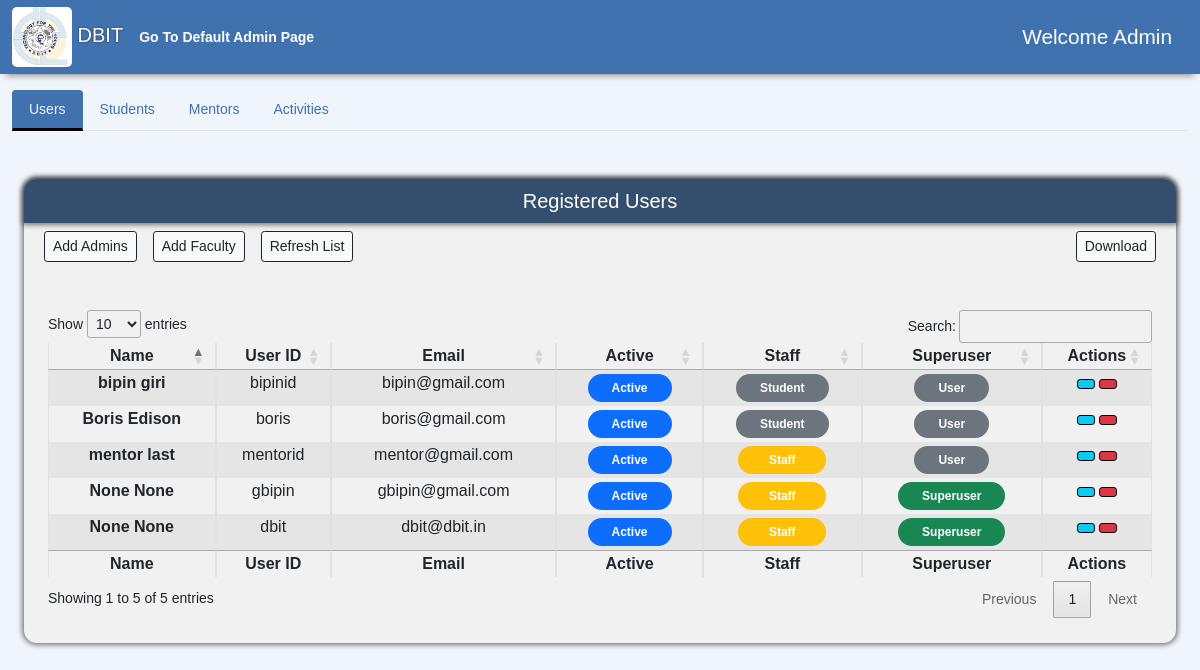
/AdminPage/ (signed in), run on an earlier commit of the app's database.
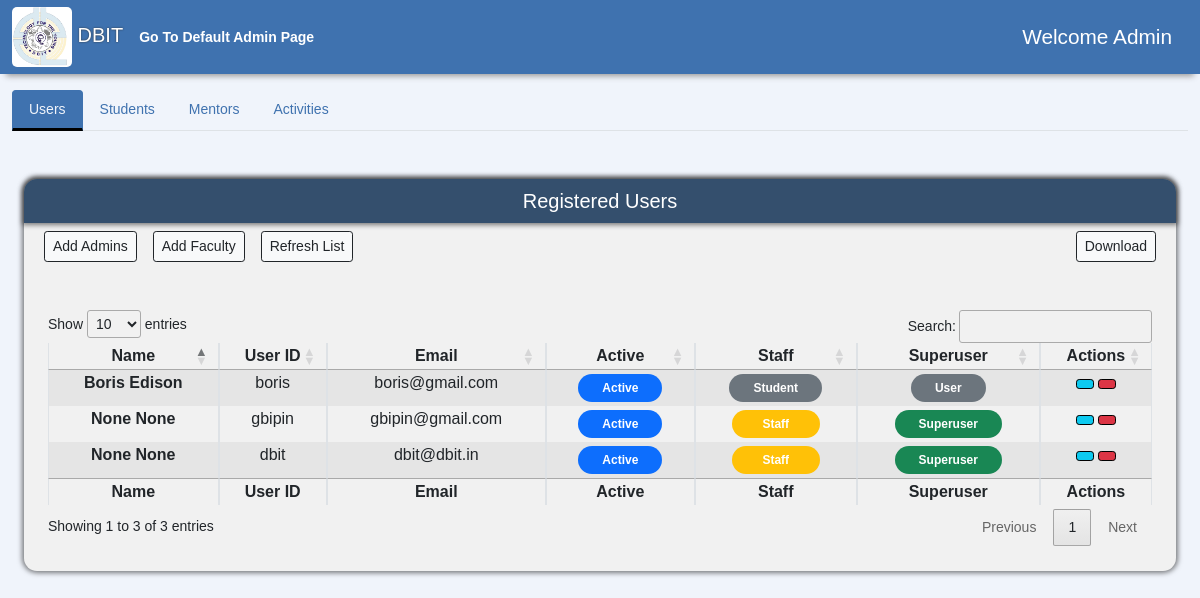
And on a later commit of the database.
### accounts/models.py (models this page shows, shortened)
class User(AbstractUser):
    usr_id = models.CharField(max_length=50, unique=True)
    username = None
    email = models.EmailField(max_length=255, unique=True)
    created_on = models.DateTimeField(auto_now_add=True)
    is_active = models.BooleanField(default=True)
    is_staff = models.BooleanField(default=False)
    is_superuser = models.BooleanField(default=False)
    first_name = models.CharField(max_length=50, null=True)
    last_name = models.CharField(max_length=50, null=True)
    middle_name = models.CharField(max_length=50, null=True)
    phone = models.CharField(max_length=10, null=True, blank=True)
    profile_img = models.ImageField(
        default='logo.png', null=True, blank=True, upload_to='images/')
    USERNAME_FIELD = 'email'
    REQUIRED_FIELDS = ['usr_id', ]
    objects = CustomUserManager()

### AdminPage/views.py (the view)
# urls.py: path('', views.Adminpage, name= 'admin'),
@login_required(login_url='Login')
def Adminpage(request):
    if request.user.is_superuser:
        users = User.objects.all()
        context = {'users': users}
        return render(request,'AdminPage/admin-user.html',context)
    else:
        return HttpResponse("You are not authorized to view this page")

### AdminPage/templates/AdminPage/admin-user.html (shortened to what this page needs)
{% extends "admin.html" %}
{% load static %}
{% block userTabButton %}
<button class="nav-link active" id="nav-users-tab" data-bs-toggle="tab" data-bs-target="#nav-users" type="button" role="tab" aria-controls="nav-users-tab" aria-selected="true">
    Users
</button>
{% endblock %}
{% block userTabContent %}
<div class="tab-pane fade show active" id="nav-users" role="tabpanel" aria-labelledby="nav-users-tab">
    <div class="container-fluid mb-5">
        <div class="sidebar flex-shrink-0 dashboard-navigation">
            <div class="sidebar-heading d-flex align-items-center justify-content-center">
                <h5>Registered Users</h5>
            </div>
            <div class="container-fluid" style="overflow-x: auto;">
                <div class="d-flex bd-highlight mb-3">
                    <div class="p-2 bd-highlight">
                        <button type="button" onclick="window.location.href = '{% url 'AdminRegister'  %}';" class="btn btn-light meetings-btn ms-auto btn-sm btn-outline-dark" data-bs-toggle="modal" data-bs-target="#staticBackdrop">
                            Add Admins
                        </button>
                    </div>
                    <div class="p-2 bd-highlight">
                        <button type="button" onclick="window.location.href = '{% url 'FacultyRegister'  %}';" class="btn btn-light meetings-btn ms-auto btn-sm btn-outline-dark" data-bs-toggle="modal" data-bs-target="#staticBackdrop">
                            Add Faculty
                        </button>
                    </div>
                    <div class="p-2 bd-highlight">
                        <button type="button" onClick="window.location.reload()" class="btn btn-light  btn-sm btn-outline-dark" type="button" id="dropdownMenuButton1" data-bs-toggle="dropdown" aria-expanded="false">
                            Refresh List
                        </button>
                    </div>
                    <div class="ms-auto p-2 bd-highlight">
                        <button type="button" onclick="window.location.href = '{% url 'Edit'  %}';" class="btn btn-light meetings-btn ms-auto btn-sm btn-outline-dark" data-bs-toggle="modal" data-bs-target="#staticBackdrop">
                            Download
                        </button>
                    </div>
                </div>
            </div>
            <div class="table-div m-4 mt-4 mb-4">
                <table class="table table-striped table-bordered" style="widows: 100%;" id="user-table">
                    <thead>
                        <tr>
                            <th scope="col" class="px-2 py-1 text-center">Name</th>
                            <th scope="col" class="px-2 py-1 text-center">User ID</th>
                            <th scope="col" class="px-2 py-1 text-center">Email</th>
                            <th scope="col" class="px-2 py-1 text-center">Active</th>
                            <th scope="col" class="px-2 py-1 text-center">Staff</th>
                            <th scope="col" class="px-2 py-1 text-center">Superuser</th>
                            <th scope="col" class="px-2 py-1 text-center">Actions</th>
                        </tr>
                    </thead>
                    <tbody>
                        {% for user in users %}
                        <tr>
                            <th scope="row" class="px-2 py-1 text-center">{{user.first_name}} {{ user.last_name}}</th>
                            <td class="px-2 py-1 text-center">{{user.usr_id}}</td>
                            <td class="px-2 py-1 text-center">{{user.email}}</td>
                            <td class="px-2 py-1 text-center">
                                {% if user.is_active %}
                                <span class="badge bg-primary rounded-pill px-4 py-2">Active</span> {% else %}
                                <span class="badge bg-danger rounded-pill px-4 py-2">Inactive</span> {% endif %}
                          </td>
                            <td class="px-2 py-1 text-center">
                                {% if user.is_staff %}
                                <span class="badge bg-warning rounded-pill px-4 py-2">&nbsp Staff &nbsp</span> {% else %}
                                <span class="badge bg-secondary rounded-pill px-4 py-2">Student</span> {% endif %}
                            </td>
                            <td class="px-2 py-1 text-center">
                                {% if user.is_superuser %}
                                <span class="badge bg-success rounded-pill px-4 py-2">Superuser</span> {% else %}
                                <span class="badge bg-secondary rounded-pill px-4 py-2">User</span> {% endif %}
                            </td>
                            <td class="px-2 py-1 text-center" >
                                <button type="button" class="btn btn-info ms-auto btn-sm" style="border-color: black" {% if user.is_superuser %} onClick="window.location.reload()" {% else %} onClick="window.location.href='{% url 'update-user' user.usr_id %}'" {% endif %}>
                                </button>
                                <form action="{% url 'delete-user' user.id %}" class="mb-0" style="display: inline-block" method='POST'>
                                    <button type="submit" class="btn btn-danger ms-auto btn-sm" style="border-color: black" onClick="return confirm('Are you sure Do you want to delete this user/account ?');">
                                    </button>
                                </form>
                            </td>
                        </tr>
                        {% endfor %}
                    </tbody>
                    <tfoot>
                        <tr>
                            <th scope="col" class="px-2 py-1 text-center">Name</th>
                            <th scope="col" class="px-2 py-1 text-center">User ID</th>
                            <th scope="col" class="px-2 py-1 text-center">Email</th>
                            <th scope="col" class="px-2 py-1 text-center">Active</th>
                            <th scope="col" class="px-2 py-1 text-center">Staff</th>
                            <th scope="col" class="px-2 py-1 text-center">Superuser</th>
                            <th scope="col" class="px-2 py-1 text-center">Actions</th>
                        </tr>
                    </tfoot>
                </table>
            </div>
        </div>
    </div>
</div>
{% endblock %}

### templates/admin.html (shortened to what this page needs)
{% load static %}
<html lang="en">
<head>
    <link href="https://cdn.jsdelivr.net/npm/bootstrap@5.1.3/dist/css/bootstrap.min.css" rel="stylesheet">
    <link rel="stylesheet" type="text/css" href="https://cdn.datatables.net/1.12.1/css/jquery.dataTables.css">
    <link href="{% static 'vendor/bootstrap/bootstrap.min.css' %}" rel="stylesheet">
    <link rel="stylesheet" href="{% static 'css/navbar.css' %}">
    <link rel="stylesheet" href="{% static 'css/admin.css' %}">
    <link rel="stylesheet" href="{% static 'css/edit.css' %}">
</head>
<body>
    <nav class="navbar navbar-main sticky-top navbar-expand-lg">
        <div class="container-fluid">
            <a class="navbar-brand" href="#">
                <img src="{% static 'content/logo.png' %}" class="image2" alt="" >
                DBIT
            </a>
            <a href='/../def_admin-Page-django/' <span><strong> Go To Default Admin Page </strong></span></a>
            <div class="collapse navbar-collapse" id="navbar-content">
                <div class="ms-auto admin-greeting">
                    Welcome  Admin
                </div>
            </div>
        </div>
    </nav>
    <div class="container-fluid">
        <nav class="">
            <div class="nav nav-tabs mt-3" id="nav-tab" role="tablist">
                {% block userTabButton %}{% endblock %}
                {% block studentTabButton %}
                <button class="nav-link" id="nav-students-tab" onclick="window.location.href = '{% url 'admin-student' %}';" data-bs-toggle="tab" data-bs-target="#nav-students" type="button" role="tab" aria-controls="nav-students-tab" aria-selected="false">
                    Students
                </button>
                {% endblock %}
                {% block mentorTabButton %}
                <button class="nav-link" id="nav-mentors-tab" onclick="window.location.href = '{% url 'admin-mentor' %}';" data-bs-toggle="tab" data-bs-target="#nav-mentors" type="button" role="tab" aria-controls="nav-mentors-tab" aria-selected="false">
                    Mentors
                </button>
                {% endblock %}
                {% block activitiesTabButton %}
                <button class="nav-link" id="nav-activities-tab" onclick="window.location.href = '{% url 'admin-activity' %}';" data-bs-toggle="tab" data-bs-target="#nav-activities" type="button" role="tab" aria-controls="nav-activities" aria-selected="false">
                    Activities
                </button>
                {% endblock %}
            </div>
        </nav>
        <div class="tab-content mt-5" id="nav-tabContent">
            {% block userTabContent %}
            {% endblock %}
        </div>
    </div>
</body>
</html>

### MPT/static/css/navbar.css (style rules this page uses)
.navbar-main { background-color: var(--navbar-bg); -webkit-box-shadow: 0 8px 6px -6px #999; -moz-box-shadow: 0 8px 6px -6px #999; box-shadow: 0 8px 6px -6px #999; padding: 2px 0; }
.navbar-brand { text-shadow: 0 0 2px #333 !important; }

### MPT/static/css/admin.css (style rules this page uses)
.admin-greeting { font-size: 1.3rem; color: var(--text-component); }
.nav-link { color: var(--navbar-bg); text-decoration: none; transition: color 0.3s ease; }
.nav-tabs .nav-item.show .nav-link, .nav-tabs .nav-link.active { color: var(--body-bg); background-color: var(--navbar-bg); border-color: var(--navbar-bg) var(--navbar-bg) var(--text-body); }
.nav-tabs .nav-link { border-bottom: 3px solid transparent; }
.sidebar-heading { height: 5.5vh; background-color: #344F6D; color: white; border-radius: 13px 13px 0 0; box-shadow: 0 0 5px 2px rgba(0, 0, 0, 0.5); }
.sidebar { background-color: #F1F1F1; border-radius: 13px; box-shadow: 0 0 5px 2px rgba(0, 0, 0, 0.5); margin: 10px 0; margin-top: 5.5vh; padding-bottom: 1px; }
.table-div { overflow-x: auto; }

### MPT/static/css/global.css (style rules this page uses)
:root { --nord-0: #2e3440; --nord-1: #3b4252; --nord-2: #434c5e; --nord-3: #4c566a; --nord-4: #d8dee9; --nord-5: #e5e9f0; --nord-6: #eceff4; --nord-7: #8fbcbb; --nord-8: #88c0d0; --nord-9: #81a1c1; --nord-10: #5e81ac; --nord-11: #bf616a; --nord-12: #d08770; --nord-13: #ebcb8b; --nord-14: #a3be8c; --nord-15: #b48ead; --body-bg: #F0F4FB; --navbar-bg: #3F72AF; --btn-bg: #112D4E; --content-bg: #DBE2EF; --text-component: #FFFFFF; --text-body: #000000; }
body { background-color: var(--body-bg); font-size: .875rem; font-family: Arial, Helvetica, sans-serif; overflow-x: hidden; }
a { color: var(--text-component); text-decoration: none; transition: color 0.3s ease; }
h5 { margin-bottom: 0; }
.image2 { width: 60px; height: 60px; border-radius: 5px; }

What changed in the data, as far as the page shows it:
removed User: first_name "bipin", last_name "giri", usr_id "bipinid", email "bipin@gmail.com", is_active "Active", is_staff "Student", is_superuser "User"
removed User: first_name "mentor", last_name "last", usr_id "mentorid", email "mentor@gmail.com", is_active "Active", is_staff "Staff", is_superuser "User"
Also different on the page:
text written by a page script: "Show entries Search: Showing 1 to 5 of 5 entries Previous 1 Next" → "Show entries Search: Showing 1 to 3 of 3 entries Previous 1 Next"
